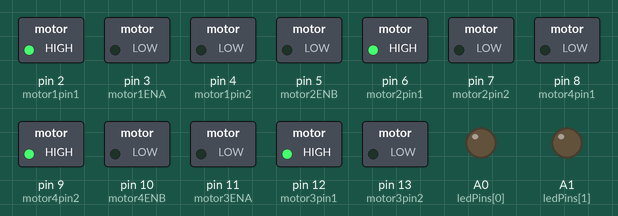
A sketch run on a simulated Arduino Uno, built with avr-gcc and run on an emulated ATmega328P. Shown: switched loads named in the sketch (green lamp = pin HIGH), output pins drawn as LEDs (lit = HIGH).

Above: at 0.1 s.
At 10.1 s:
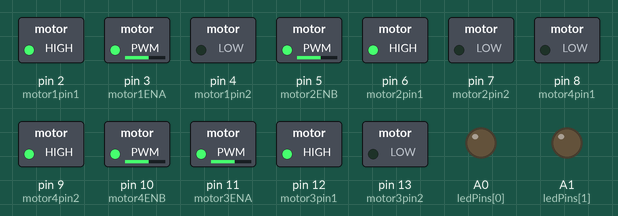
Timing chart, 0 to 11.6 s (numbered marks = the images above):
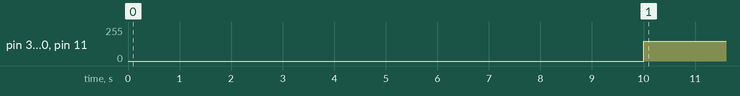

The sketch:

final_arduino_firmware.ino
```cpp
// Identifying Variables
char command = 'p';

int i;
int j = 0;
String myArray[12];

// Identifying LED Pins
// redPin = A0
// greenPin = A1
// bluePin = A2

// Identifying DC Motors
// Front Left Motor
int motor1pin1 = 2;
int motor1pin2 = 4;
int motor1ENA = 3;

// Front Right Motor
int motor2pin1 = 6;
int motor2pin2 = 7;
int motor2ENB = 5;

// Back Right Motor
int motor3pin1 = 12;
int motor3pin2 = 13;
int motor3ENA = 11;

// Back Left Motor
int motor4pin1 = 8;
int motor4pin2 = 9;
int motor4ENB = 10;

int countOccurrences(const String& str, char target) {
  int count = 0;
  for (size_t i = 0; i < str.length(); ++i) {
    if (str[i] == target) {
      count++;
    }
  }
  return count;
}

void setup()
{
  // put your setup code here, to run once:
  // Serial Initialization For Demonstration
  Serial.begin(9600);

  // Led
  pinMode(A0, OUTPUT); // Red
  pinMode(A1, OUTPUT); // Green
  pinMode(A2, OUTPUT); // Blue

  // Front Left Motor
  pinMode(motor1pin1, OUTPUT);
  pinMode(motor1pin2, OUTPUT);
  pinMode(motor1ENA, OUTPUT);

  // Front Right Motor
  pinMode(motor2pin1, OUTPUT);
  pinMode(motor2pin2, OUTPUT);
  pinMode(motor2ENB, OUTPUT);

  // Back Left Motor
  pinMode(motor3pin1, OUTPUT);
  pinMode(motor3pin2, OUTPUT);
  pinMode(motor3ENA, OUTPUT);

  // Back Right Motor
  pinMode(motor4pin1, OUTPUT);
  pinMode(motor4pin2, OUTPUT);
  pinMode(motor4ENB, OUTPUT);

  // Direction of motors
  digitalWrite(motor1pin1, HIGH);
  digitalWrite(motor1pin2, LOW);
  digitalWrite(motor2pin1, HIGH);
  digitalWrite(motor2pin2, LOW);
  digitalWrite(motor3pin1, HIGH);
  digitalWrite(motor3pin2, LOW);
  digitalWrite(motor4pin1, LOW);
  digitalWrite(motor4pin2, HIGH);

  // Initially motors start off
  analogWrite(motor1ENA, 0);
  analogWrite(motor2ENB, 0);
  analogWrite(motor3ENA, 0);
  analogWrite(motor4ENB, 0);
}

void loop()
{
  int motorPins[] = {motor1ENA, motor2ENB, motor3ENA, motor4ENB};
  int ledPins[] = {A0, A1, A2};

  // Watch Dog Code
  static unsigned long lastPacketTime = millis();
  if (millis() - lastPacketTime > 10000)
  {
    // No packet received in the last 10 seconds
    // Return false and assign motors for hovering
    lastPacketTime = millis(); // Reset the timer
//    Serial.println("No packet received. Drone is hovering.");

    // Assign motor values for hovering (150 is just an example value)
    for (int i = 0; i < 4; i++)
    {
      analogWrite(motorPins[i], 150);
      analogWrite(ledPins[i], 0);
    }
    return; // Exit the loop
  }

  // Wait for the incoming packet
  if (Serial.available() > 0)
  {
    // Read from the Serial Port
    String input = Serial.readString();

    if (input.startsWith("firmware_Drone_"))
    {
      // Extract values from the packet
      String values = input.substring(15);
      int underscoreCount = countOccurrences(values, '_');

      // Check if the packet has the correct number of underscores
      if (underscoreCount == 6)
      {
        int motorValues[4];
        int ledValues[3];

        // Extract motor values
        for (int i = 0; i < 4; i++)
        {
          int nextToken = values.indexOf('_');
          motorValues[i] = values.substring(0, nextToken).toInt();
          values = values.substring(nextToken + 1);
        }

        // Extract LED values
        for (int i = 0; i < 3; i++)
        {
          int nextToken = values.indexOf('_');
          ledValues[i] = values.substring(0, nextToken).toInt();
          values = values.substring(nextToken + 1);
        }

        //Print the received values
        //Serial.print("Motor Pins: ");
        for (int i = 0; i < 4; i++)
        {
          //Serial.print(motorPins[i]);
          //Serial.print(" ");
        }

        //Serial.print("Motor Values: ");
        for (int i = 0; i < 4; i++)
        {
          //Serial.print(motorValues[i]);
          //Serial.print(" ");
        }

        //Serial.print("LED Values: ");
        for (int i = 0; i < 3; i++)
        {
          //Serial.print(ledValues[i]);
          //Serial.print(" ");
        }

        // Assign motor values and LED colors based on the received packet
        for (int i = 0; i < 4; i++)
        {
          if (motorValues[i] < 127)
          {
            int newMotorValue = map(motorValues[i], 0, 126, 255, 50);
            analogWrite(motorPins[i], newMotorValue);
            //Serial.print(newMotorValue);
            //Serial.println();
          }

          if (motorValues[i] > 127)
          {
            int newMotorValue = map(motorValues[i], 128, 255, 50, 255);

            analogWrite(motorPins[i], newMotorValue);
            //Serial.print(newMotorValue);
            //Serial.println();
          }

          if (motorValues[i] == 127)
          {
            analogWrite(motorPins[i], 0);
            //Serial.print("0");
            //Serial.println();
          }

        }
        for (int i = 0; i < 3; i++)
        {
          analogWrite(ledPins[i], ledValues[i]);
        }

        lastPacketTime = millis();
      }
      else
      {
        // Ignore the packet if it doesn't match the expected format
      }
    }
  }
}
```

Measured:
- by itself, pin 3 (motor1ENA), pin 5 (motor2ENB), pin 10 (motor4ENB), pin 11 (motor3ENA): 0/255 → 150/255 at 10.0 s
